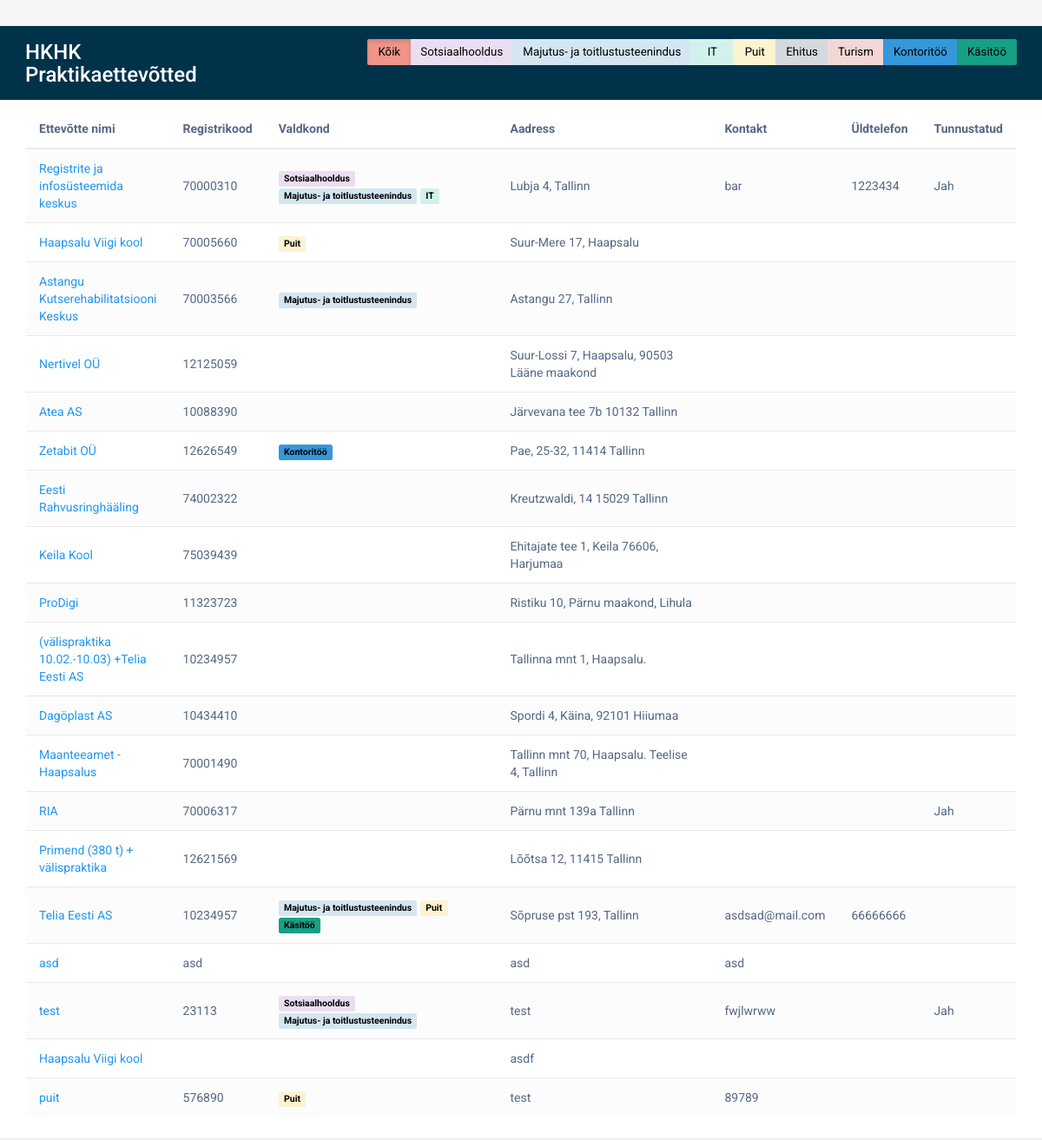
The page / on the database its author committed.
### tables this page shows
CREATE TABLE `praktika_ettevotted` (
  `id` int(11) NOT NULL,
  `Nimi` varchar(199) NOT NULL,
  `Valdkond` json NOT NULL,
  `Registrikood` varchar(199) NOT NULL,
  `Aadress` varchar(199) NOT NULL,
  `Juhendaja` varchar(199) NOT NULL,
  `Epost` varchar(199) NOT NULL,
  `Telefoninumber` varchar(199) NOT NULL,
  `Koduleht` varchar(199) NOT NULL,
  `Uldkontakt` varchar(199) NOT NULL,
  `Lisainfo` text NOT NULL,
  `Tunnustamine` tinyint(4) NOT NULL,
  `Uldtelefon` varchar(199) NOT NULL
);

### index.php (the view, shortened to what this page needs)
<!DOCTYPE html>
<html lang="en">
<head>
<link rel="stylesheet" href="https://maxcdn.bootstrapcdn.com/font-awesome/4.7.0/css/font-awesome.min.css">
<link rel="stylesheet" href="https://maxcdn.bootstrapcdn.com/bootstrap/3.3.7/css/bootstrap.min.css">
</head>
<body>
    <div class="table-wrapper">
        <div class="table-title">
            <div class="row">
                <div class="col-sm-3"><h2>HKHK Praktikaettevõtted</h2></div>
                <div class="col-sm-9">
                    <div class="btn-group" data-toggle="buttons">
                        <label class="btn btn-koik active">
                            <input type="radio" name="status" value="all" checked="checked"> Kõik
                        </label>
                        <label class="btn btn-sotsiaal" title="Hooldustöötaja, Tegevusjuhendaja, Lapsehoidja">
                            <input type="radio" name="status" value="Sotsiaalhooldus"> Sotsiaalhooldus
                        </label>
                        <label class="btn btn-majutus" title="Kokk, Pagar, Puhastusteenindaja, Turismiettevõtte teenindaja, Toitlustuskorraldaja">
                            <input type="radio" name="status" value="Majutus- ja toitlustusteenindus"> Majutus- ja toitlustusteenindus
                        </label>
                        <label class="btn btn-it">
                            <input type="radio" name="status" value="IT"> IT
                        </label>
                        <label class="btn btn-puit">
                            <input type="radio" name="status" value="Puit"> Puit
                        </label>
                        <label class="btn btn-ehitus">
                            <input type="radio" name="status" value="Ehitus"> Ehitus
                        </label>
                        <label class="btn btn-turism" title="Loodusgiid">
                            <input type="radio" name="status" value="Turism"> Turism
                        </label>
                        <label class="btn btn-kontoritoo" title="Bürootöötaja, Raamatupidaja">
                            <input type="radio" name="status" value="Kontoritöö"> Kontoritöö
                        </label>
                        <label class="btn btn-kasitoo">
                            <input type="radio" name="status" value="Käsitöö"> Käsitöö
                        </label>
                    </div>
                </div>
            </div>
        </div>
        <table class="table table-striped table-hover">
            <thead>
                <tr>
                    <th>Ettevõtte nimi</th>
                    <th>Registrikood</th>
                    <th>Valdkond</th>
                    <th>Aadress</th>
                    <th>Kontakt</th>
                    <th>Üldtelefon</th>
                    <th>Tunnustatud</th>
                </tr>
            </thead>
            <tbody>
    <?php
        $conn = mysqli_connect("localhost","ltiirik","Bv08Wx/0anAgp+O5","ltiirik");
        mysqli_set_charset ($conn, "utf8");
        $query = "SELECT Nimi, Koduleht, Registrikood, Valdkond, Aadress, Uldkontakt, Uldtelefon, Tunnustamine FROM praktika_ettevotted";
        $results = mysqli_query ($conn, $query);
        while ($row = mysqli_fetch_row($results)){
    ?>
<tr data-status="<?=implode(' ', array_map(function($v){return ":$v:";}, array_filter(json_decode($row[3]) ?? [])))?>">
    <td><a target="_blank" href="<?=$row[1]?>"><?= $row[0]; ?></a></td>
    <td><?= $row[2]; ?></td>
    <td><?php foreach(json_decode($row[3]) ?? [] as $valdkond) {
            if (empty($valdkond)) continue; ?>
            <span class="label
                <?php switch ($valdkond) {
                    case 'Sotsiaalhooldus': echo 'label-sotsiaal" title="Hooldustöötaja, Tegevusjuhendaja, Lapsehoidja"';break;
                    case 'Kontoritöö': echo 'label-kontoritoo" title="Bürootöötaja, Raamatupidaja"';break;
                    case 'Majutus- ja toitlustusteenindus': echo 'label-majutus" title="Kokk, Pagar, Puhastusteenindaja, Turismiettevõtte teenindaja, Toitlustuskorraldaja"';break;
                    case 'IT': echo 'label-it"';break;
                    case 'Käsitöö': echo 'label-kasitoo"';break;
                    case 'Puit': echo 'label-puit"';break;
                } ?>
            ><?= $valdkond ?></span>
        <?php } ?>
    </td>
    <td><?= $row[4]; ?></td>
    <td><?= $row[5]; ?></td>
    <td><?= $row[6]; ?></td>
    <td><?= $row[7] ? 'Jah' : '' ?></td>
</tr>
             <?php
        }
            ?>
            </tbody>
        </table>
    </div>
</body>
</html>

### index.php (style rules this page uses)
body { color: #566787; background: #f5f5f5; font-family: 'Roboto', sans-serif; }
.table-wrapper { width: 1200px; background: #fff; padding: 20px 30px 5px; margin: 30px auto; box-shadow: 0 0 1px 0 rgba(0,0,0,.25); }
.table-title .btn-group { float: right; }
.table-title .btn { min-width: 50px; border-radius: 2px; border: none; padding: 6px 12px; font-size: 95%; outline: none !important; height: 30px; }
.table-title { border-bottom: 1px solid #e9e9e9; padding-bottom: 15px; margin-bottom: 5px; background: rgb(0, 50, 74); margin: -20px -31px 10px; padding: 15px 30px; color: #fff; }
.table-title h2 { margin: 2px 0 0; font-size: 24px; }
table.table tr th, table.table tr td { border-color: #e9e9e9; padding: 12px 15px; vertical-align: middle; }
table.table tr th:first-child { width: 40px; }
table.table tr th:last-child { width: 100px; }
table.table-striped tbody tr:nth-of-type(odd) { background-color: #fcfcfc; }
table.table td a { color: #2196f3; }
.btn, .label { color: black; }
.btn-koik { background-color: #FADBD8; }
.btn-koik:active, .btn-koik.active { background-color: #F1948A; }
.btn-sotsiaal, .label-sotsiaal { background-color: #EBDEF0 ; }
.btn-majutus,.label-majutus { background-color: #D4E6F1 ; }
.btn-it, .label-it { background-color: #D1F2EB ; }
.btn-puit, .label-puit { background-color: #FCF3CF ; }
.btn-ehitus, .label-ehitus { background-color: #D5D8DC ; }
.btn-turism, .label-turism { background-color: #F2D7D5 ; }
.btn-kontoritoo, .label-kontoritoo { background-color: #3498DB ; }
.btn-kasitoo, .label-kasitoo { background-color: #16A085 ; }

### rows shown on the page
praktika_ettevotted: Nimi "Registrite ja infosüsteemida keskus", Registrikood "70000310", Valdkond "Sotsiaalhooldus", Valdkond "Majutus- ja toitlustusteenindus", Valdkond "IT", Aadress "Lubja 4, Tallinn", Uldkontakt "bar", Uldtelefon "1223434", Tunnustamine "Jah"
praktika_ettevotted: Nimi "Haapsalu Viigi kool", Registrikood "70005660", Valdkond "Puit", Aadress "Suur-Mere 17, Haapsalu"
praktika_ettevotted: Nimi "Astangu Kutserehabilitatsiooni Keskus", Registrikood "70003566", Valdkond "Majutus- ja toitlustusteenindus", Aadress "Astangu 27, Tallinn"
praktika_ettevotted: Nimi "Nertivel OÜ", Registrikood "12125059", Aadress "Suur-Lossi 7, Haapsalu, 90503 Lääne maakond"
praktika_ettevotted: Nimi "Atea AS", Registrikood "10088390", Aadress "Järvevana tee 7b 10132 Tallinn"
praktika_ettevotted: Nimi "Zetabit OÜ", Registrikood "12626549", Valdkond "Kontoritöö", Aadress "Pae, 25-32, 11414 Tallinn"
praktika_ettevotted: Nimi "Eesti Rahvusringhääling", Registrikood "74002322", Aadress "Kreutzwaldi, 14 15029 Tallinn"
praktika_ettevotted: Nimi "Keila Kool", Registrikood "75039439", Aadress "Ehitajate tee 1, Keila 76606, Harjumaa"
praktika_ettevotted: Nimi "ProDigi", Registrikood "11323723", Aadress "Ristiku 10, Pärnu maakond, Lihula"
praktika_ettevotted: Nimi "(välispraktika 10.02.-10.03) +Telia Eesti AS", Registrikood "10234957", Aadress "Tallinna mnt 1, Haapsalu."
praktika_ettevotted: Nimi "Dagöplast AS", Registrikood "10434410", Aadress "Spordi 4, Käina, 92101 Hiiumaa"
praktika_ettevotted: Nimi "Maanteeamet - Haapsalus", Registrikood "70001490", Aadress "Tallinn mnt 70, Haapsalu. Teelise 4, Tallinn"
praktika_ettevotted: Nimi "RIA", Registrikood "70006317", Aadress "Pärnu mnt 139a Tallinn", Tunnustamine "Jah"
praktika_ettevotted: Nimi "Primend (380 t) + välispraktika", Registrikood "12621569", Aadress "Lõõtsa 12, 11415 Tallinn"
praktika_ettevotted: Nimi "Telia Eesti AS", Registrikood "10234957", Valdkond "Majutus- ja toitlustusteenindus", Valdkond "Puit", Valdkond "Käsitöö", Aadress "Sõpruse pst 193, Tallinn", Uldkontakt "asdsad@mail.com", Uldtelefon "66666666"
praktika_ettevotted: Nimi "asd", Registrikood "asd", Aadress "asd", Uldkontakt "asd"
praktika_ettevotted: Nimi "test", Registrikood "23113", Valdkond "Sotsiaalhooldus", Valdkond "Majutus- ja toitlustusteenindus", Aadress "test", Uldkontakt "fwjlwrww", Tunnustamine "Jah"
praktika_ettevotted: Nimi "Haapsalu Viigi kool", Aadress "asdf"
praktika_ettevotted: Nimi "puit", Registrikood "576890", Valdkond "Puit", Aadress "test", Uldkontakt "89789"
